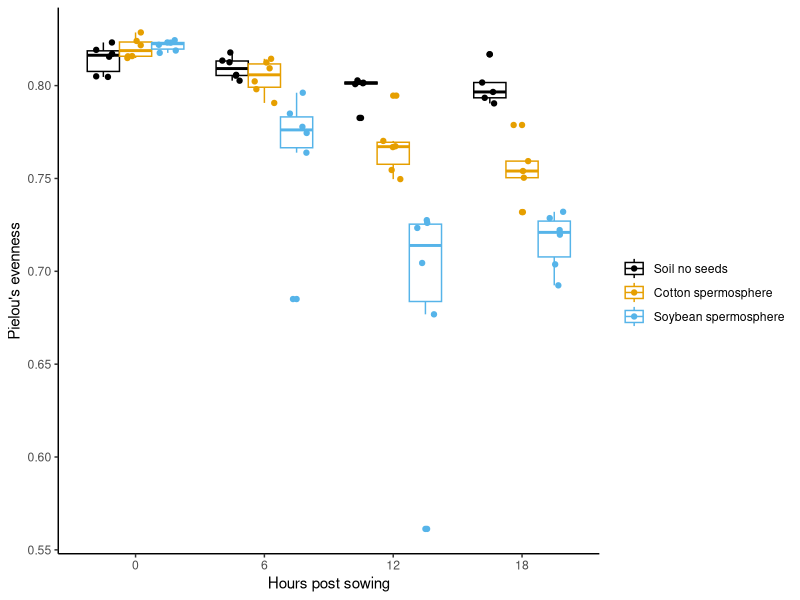
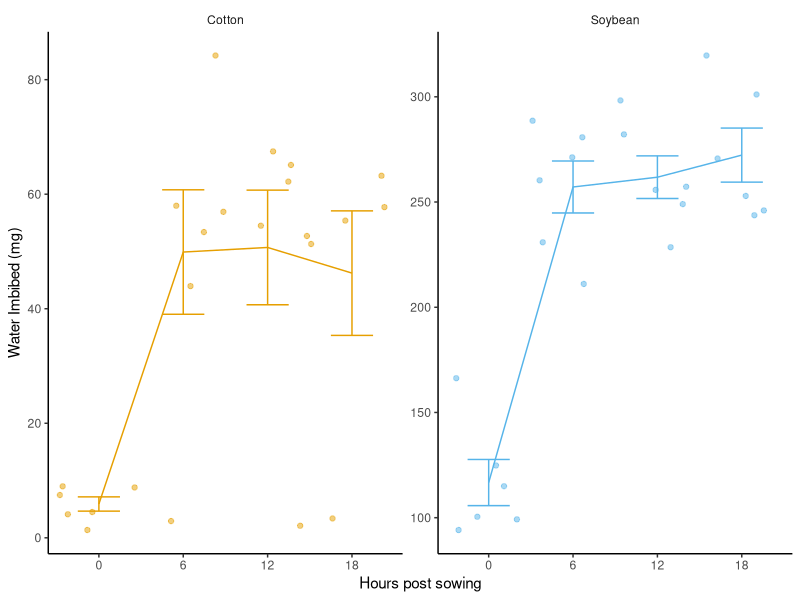
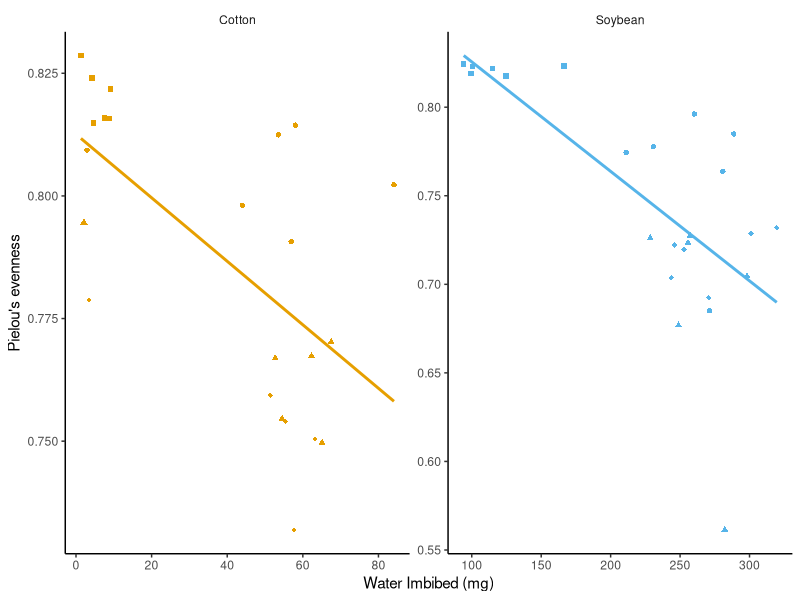
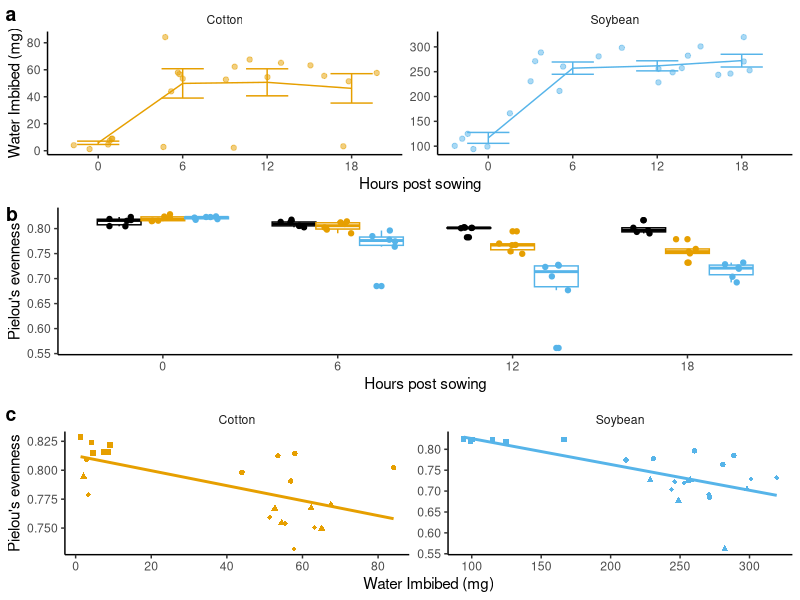
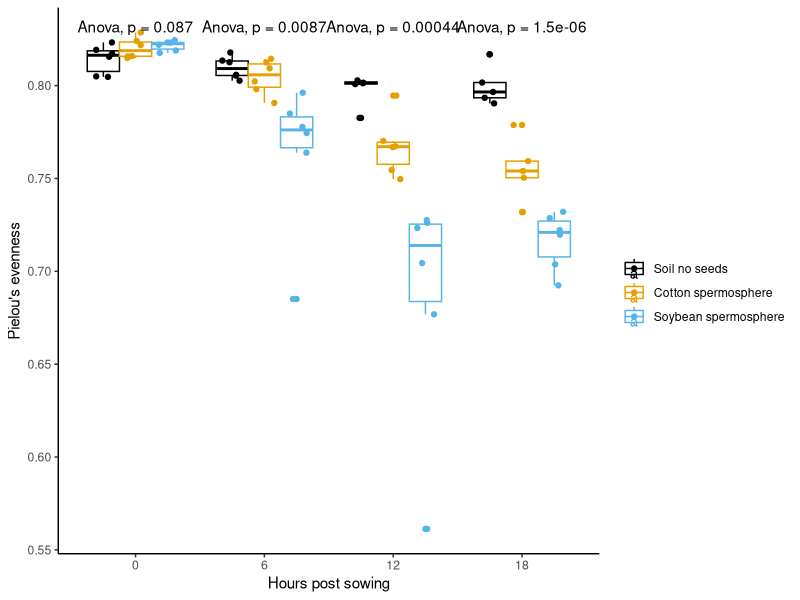
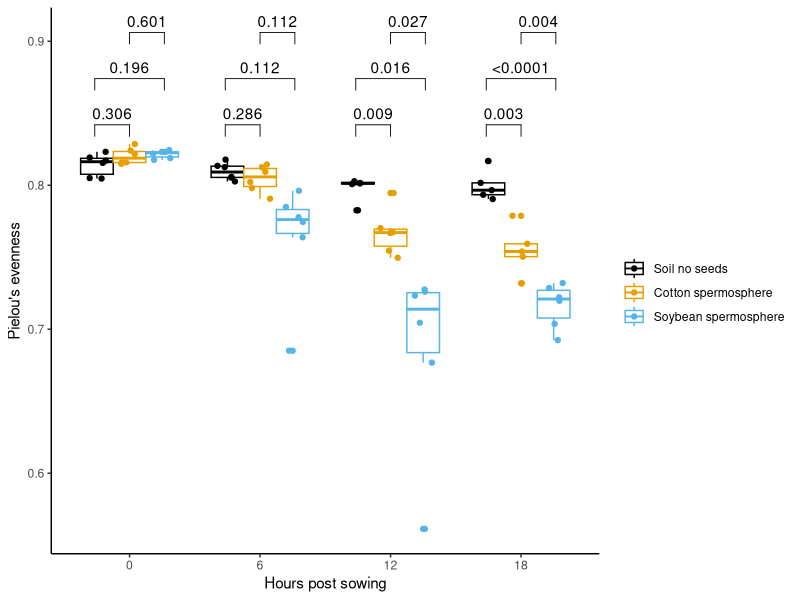
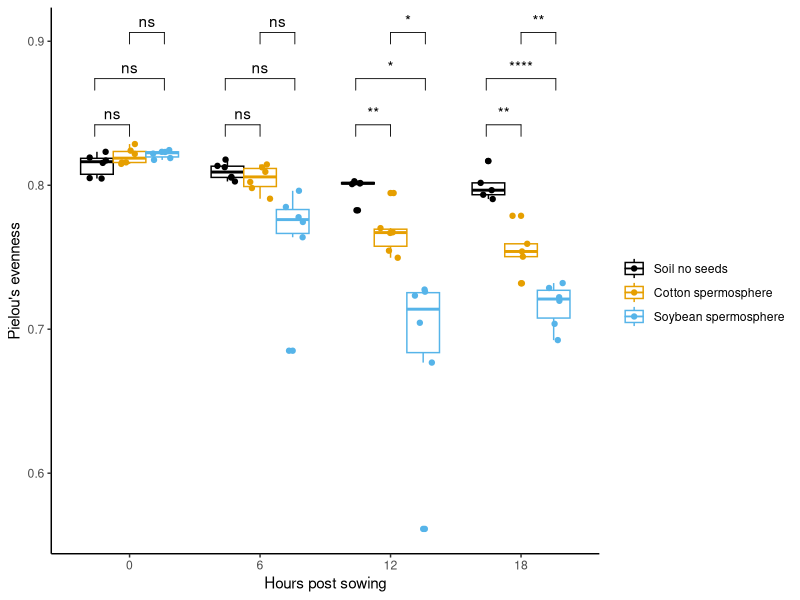
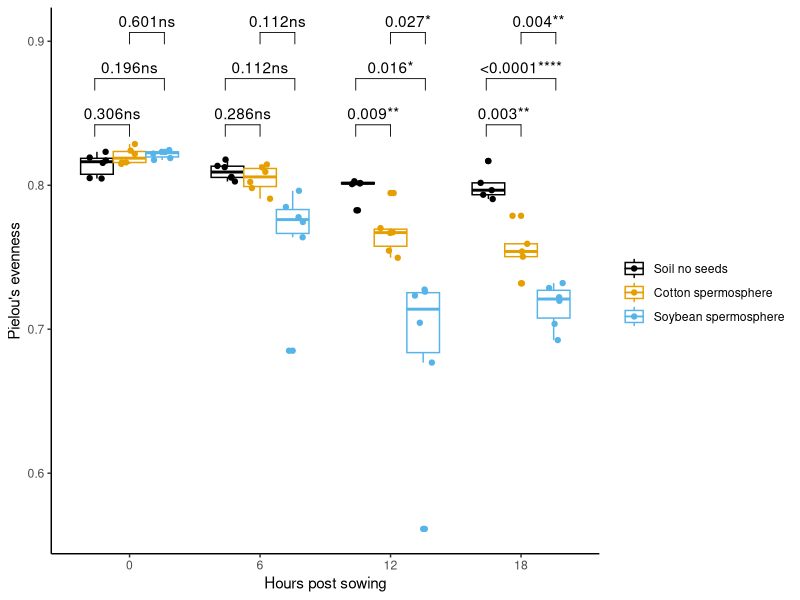

Generate these figures, in order, with R:
###Data Visualization Part 2###

library(tidyverse)
library(ggpubr) #integrating statistics and multiple plots
library(ggrepel) #label points

cbbPalette <- c("#000000", "#E69F00", "#56B4E9", "#009E73", "#F0E442", "#0072B2", "#D55E00", "#CC79A7")

sample.data.bac <- read.csv("Data/BacterialAlpha.csv", na.strings = "na") #read the csv file

sample.data.bac$Time_Point <- as.factor(sample.data.bac$Time_Point) #converting characters into factors

sample.data.bac$Crop <- as.factor(sample.data.bac$Crop)

sample.data.bac$Crop <- factor(sample.data.bac$Crop, levels = c("Soil", "Cotton", "Soybean")) #adjust the levels in the plot

str(sample.data.bac)


###Creating a boxplot. Bacterial evenness Figure 2B ###
bac.even <- ggplot(sample.data.bac, aes(x = Time_Point, y = even, color = Crop)) +
  geom_boxplot(position = position_dodge()) + #create a boxplot with dodged positions to avoid overlaps
  geom_point(position = position_jitterdodge()) + #show the data points with dodged positions to avoid overlaps
  ylab("Pielou's evenness") +  # Label the y-axis
  xlab("Hours post sowing") +  # Label the x-axis
  scale_color_manual(values = cbbPalette, name = "", labels = c("Soil no seeds", "Cotton spermosphere", "Soybean spermosphere")) +  # Manually set colors and labels for the Crop variable
  theme_classic()   # Use a classic theme for the plot

bac.even

####### Water Imbibition correlate with bacterial evenness; Figure 2A #####

sample.data.bac.nosoil <- subset(sample.data.bac, Crop != "Soil") #subset the data

water.imbibed <- ggplot(sample.data.bac.nosoil, aes(Time_Point, 1000 * Water_Imbibed, color = Crop)) +  # Define aesthetics: x-axis as Time.Point, y-axis as Water_Imbibed (converted to mg), and color by Crop
  geom_jitter(width = 0.5, alpha = 0.5) +  # Add jittered points to show individual data points with some transparency
  stat_summary(fun = mean, geom = "line", aes(group = Crop)) +  # Add lines representing the mean value for each Crop group
  stat_summary(fun.data = mean_se, geom = "errorbar", width = 0.5) +  # Add error bars representing the standard error of the mean
  xlab("Hours post sowing") +  # Label the x-axis
  ylab("Water Imbibed (mg)") +  # Label the y-axis
  scale_color_manual(values = c(cbbPalette[[2]], cbbPalette[[3]]), name = "", labels = c("", "")) +  # Manually set colors for the Crop variable
  theme_classic() +  # Use a classic theme for the plot
  theme(strip.background = element_blank(), legend.position = "none") +  # Customize theme: remove strip background and position legend to the right
  facet_wrap(~Crop, scales = "free")  # Create separate panels for each Crop, allowing free scales

water.imbibed

##### Figure 2c #####
water.imbibed.cor <- ggplot(sample.data.bac.nosoil, aes(y = even, x = 1000 * Water_Imbibed, color = Crop)) +  # Define aesthetics: y-axis as even, x-axis as Water_Imbibed (converted to mg), and color by Crop
  geom_point(aes(shape = Time_Point)) +  # Add points with different shapes based on Time.Point
  geom_smooth(se = FALSE, method = lm) +  # Add a linear model smooth line without confidence interval shading
  xlab("Water Imbibed (mg)") +  # Label the x-axis
  ylab("Pielou's evenness") +  # Label the y-axis
  scale_color_manual(values = c(cbbPalette[[2]], cbbPalette[[3]]), name = "", labels = c("Cotton", "Soybean")) +  # Manually set colors for the Crop variable
  scale_shape_manual(values = c(15, 16, 17, 18), name = "", labels = c("0 hrs", "6 hrs", "12 hrs", "18 hrs")) +  # Manually set shapes for the Time.Point variable
  theme_classic() +  # Use a classic theme for the plot
  theme(strip.background = element_blank(), legend.position = "none") +
  facet_wrap(~Crop, scales = "free")  # Create separate panels for each Crop, allowing free scales

water.imbibed.cor

## `geom_smooth()` using formula = 'y ~ x'

#### Figure 2; significance levels added with Adobe or powerpoint #### 

# Arrange multiple ggplot objects into a single figure
figure2 <- ggarrange(
  water.imbibed,  # First plot: water.imbibed
  bac.even,  # Second plot: bac.even
  water.imbibed.cor,  # Third plot: water.imbibed.cor
  labels = "auto",  # Automatically label the plots (A, B, C, etc.)
  nrow = 3,  # Arrange the plots in 3 rows
  ncol = 1,  # Arrange the plots in 1 column
  legend = FALSE  # Do not include a legend in the combined figure
)

figure2


##Integrating statistics in the plots for exploratory analysis##
bac.even +
  stat_compare_means(method = "anova")

bac.even +
  geom_pwc(aes(group = Crop), method = "t.test", label = "p.adj.format")

### example with * as significance levels
bac.even + 
  geom_pwc(aes(group = Crop), method = "t_test", label = "p.adj.signif")

### Example with combined pvalue and * to indicate significance
bac.even + 
  geom_pwc(aes(group = Crop), method = "t_test", label = "{p.adj.format}{p.adj.signif}")


##Displaying correlation data##

water.imbibed.cor +
  stat_cor()

water.imbibed.cor + 
  stat_cor(label.y = 0.7) +
  stat_regline_equation()


##Specific point labelling###
diff.abund <- read.csv("Data/diff_abund.csv")
str(diff.abund)

#Make a volcano plot 
diff.abund$log10_pvalue <- -log10(diff.abund$p_CropSoybean) #converting p-values into larger values with -log10(p)
diff.abund.label <- diff.abund[diff.abund$log10_pvalue > 30,] #only including values greater than 30

ggplot() + 
  geom_point(data = diff.abund, aes(x = lfc_CropSoybean, y = log10_pvalue, color = diff_CropSoybean)) + 
  theme_classic() +
  geom_text_repel(data = diff.abund.label, aes(x = lfc_CropSoybean, y = log10_pvalue, color = diff_CropSoybean, label = Label))


volcano <- ggplot() + 
  geom_point(data = diff.abund, aes(x = lfc_CropSoybean, y = log10_pvalue, color = diff_CropSoybean)) + 
  geom_text_repel(data = diff.abund.label, aes(x = lfc_CropSoybean, y = log10_pvalue, color = diff_CropSoybean, label = Label)) + #only labelling the subset of original data we need.
  scale_color_manual(values = cbbPalette, name = "Significant") +
  theme_classic() + 
  xlab("Log fold change Soil vs. Soybean") +
  ylab("-log10 p-value")
volcano

volcano2 <- ggplot() + 
  geom_point(data = diff.abund, aes(x = lfc_CropSoybean, y = log10_pvalue)) + 
  geom_point(data = diff.abund.label, aes(x = lfc_CropSoybean, y = log10_pvalue), color = "red", shape = 17, size = 4) +
  geom_text_repel(data = diff.abund.label, aes(x = lfc_CropSoybean, y = log10_pvalue, label = Label), color = "red") + 
  theme_classic() + 
  xlab("Log fold change Soil vs. Soybean") +
  ylab("-log10 p-value")
volcano2
